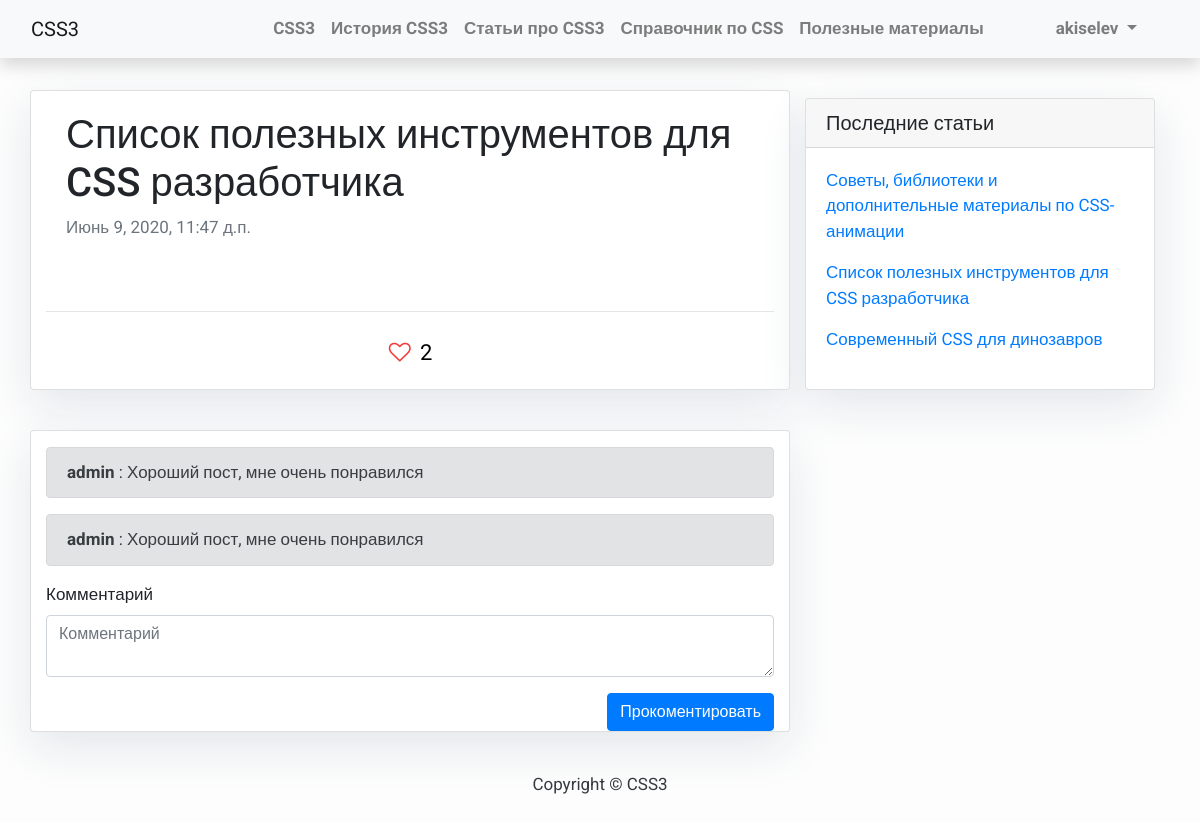
The app's page /post/spisok-poleznyh-instrumentov-dlya-css-razrabotchika/ (signed in) with its own data.
### blog/models.py (models this page shows, shortened)
class Post(models.Model):
    STATUS_CHOICES = (
        ('draft', 'В разработке'),
        ('published', 'Опубликована'),
    )
    title = models.CharField(max_length=250, verbose_name='Название')
    slug = models.SlugField(max_length=250, unique_for_date='publish', verbose_name='Слаг')
    author = models.ForeignKey(User, on_delete=models.CASCADE,
                               related_name='blog_posts')
    annotation = models.TextField(max_length=300, default='', verbose_name='Текст превью')
    body = tinymce_models.HTMLField(verbose_name='Текст')
    publish = models.DateTimeField(default=timezone.now, verbose_name='Время публикации')
    created = models.DateTimeField(auto_now_add=True, verbose_name='Время создания')
    updated = models.DateTimeField(auto_now=True, verbose_name='Время обновления')
    status = models.CharField(max_length=10, choices=STATUS_CHOICES, default='draft', verbose_name='Статус')
    class Meta:
        ordering = ('-publish',)
        verbose_name = 'Статья'
        verbose_name_plural = 'Статьи'
    objects = models.Manager()
    def get_absolute_url(self):
        return reverse('blog:post_detail', args=[self.slug])
    def has_like(self, user):
        return self.likes.filter(author=user).first()

class Comment(models.Model):
    post = models.ForeignKey(Post, on_delete=models.CASCADE, related_name='comments', verbose_name='Статья')
    author = models.ForeignKey(User, on_delete=models.CASCADE, related_name='blog_comments', default=None,
                               verbose_name='Автор')
    body = models.TextField(verbose_name='Комментарий')
    created = models.DateTimeField(auto_now_add=True, verbose_name='Время создания')
    active = models.BooleanField(default=True, verbose_name='Статус активности')
    class Meta:
        ordering = ('created',)
        verbose_name = 'Коментарий'
        verbose_name_plural = 'Коментарии'

### blog/views.py (the view, shortened to what this page needs)
# urls.py: path('post/<slug:slug>/', views.PostDetail.as_view(), name='post_detail'),
class PostDetail(generic.DetailView):
    model = Post
    template_name = 'blog/post_detail.html'
    def get(self, request, *args, **kwargs):
        comment_form = CommentForm()
        self.object = self.get_object()
        context = self.get_context_data(object=self.object, form=comment_form)
        return self.render_to_response(context)

### blog/forms.py
class CommentForm(forms.ModelForm):
    class Meta:
        model = Comment
        fields = ('body', )
        widgets = {
            'body': forms.Textarea(attrs={'rows': 2}),
        }

### blog/templatetags/blog_tags.py (called while the page is built)
@register.inclusion_tag('blog/tags/latest_posts.html')
def show_latest_posts(count=5):
    latest_posts = Post.objects.filter(status='published').order_by('-publish')[:count]
    return {'latest_posts': latest_posts}

### blog/templatetags/method.py (called while the page is built)
@register.filter
def method(value, arg):
    if hasattr(value, str(arg)):
        return getattr(value, str(arg))
    return "[%s has no method %s]" % (value, arg)

@register.filter
def call(value):
    if not callable(value):
        return "[%s is not callable]" % value
    return value()

@register.filter(name="with")
def with_(value, arg):
    if callable(value):
        return partial(value, arg)
    return "[%s is not callable]" % value

### templates/blog/post_detail.html (shortened to what this page needs)
{% extends 'base.html' %}
{% load bootstrap4 %}
{% block content %}
<div class="container">
    <div class="row">
        <div class="col-md-8 card mb-4  mt-3 left  top">
            <div class="card-body">
                <h1>{% block title %} {{ object.title }} {% endblock title %}</h1>
                <p class="text-muted">{{ post.created }}</p>
            </div>
            <hr>
            <div id="like-{{ post.id }}" class="d-flex justify-content-center mt-1 mb-3">
                {% include 'blog/widgets/like.html' with post=post%}
            </div>
        </div>
        {% include 'blog/widgets/sidebar.html' %}
        <div class="col-md-8 card mb-4  mt-3 left top pt-3">
            {% for comment in object.comments.all %}
            <div class="alert alert-secondary" role="alert">
                <b>{{ comment.author }}</b> : {{ comment.body }}
            </div>
            {% empty %}
            <div class="alert alert-secondary" role="alert">
                Пока никто еще не прокомментировал.
            </div>
            {% endfor %}
            <form action="{% url 'blog:post_detail' object.slug %}" method="post">
                {% bootstrap_form form %}
                <div class="d-flex justify-content-end">
                    {% buttons %}
                    <button type="submit" class="btn btn-primary">Прокоментировать</button>
                    {% endbuttons %}
                </div>
            </form>
        </div>
    </div>
</div>
{% endblock content %}

### templates/base.html (shortened to what this page needs)
{% load bootstrap4 %}
{% load staticfiles %}
<!DOCTYPE html>
<html>
<head>
    {% bootstrap_css %}
    <link href="https://stackpath.bootstrapcdn.com/font-awesome/4.7.0/css/font-awesome.min.css" rel="stylesheet">
    <link href="{% static 'css/base.css' %}" rel="stylesheet">
</head>
<body>
<nav class="navbar navbar-expand-lg navbar-light bg-light shadow" id="mainNav">
    <div class="container-fluid">
        <a class="navbar-brand" href="{% url 'blog:post_list' %}">CSS3</a>
        <div class="collapse navbar-collapse" id="navbarResponsive">
            <ul class="navbar-nav ml-auto">
                <li class="nav-item text-black">
                    <a class="nav-link text-black font-weight-bold {% if request.resolver_match.url_name == 'index' %} active {% endif %}"
                       href="{% url 'blog:index' %}">CSS3</a>
                </li>
                <li class="nav-item text-black">
                    <a class="nav-link text-black font-weight-bold {% if request.resolver_match.url_name == 'history' %} active {% endif %}"
                       href="{% url 'blog:history' %}">История CSS3</a>
                </li>
                <li class="nav-item text-black">
                    <a class="nav-link text-black font-weight-bold {% if request.resolver_match.url_name == 'post_list' %} active {% endif %}"
                       href="{% url 'blog:post_list' %}">Статьи про CSS3</a>
                </li>
                <li class="nav-item text-black">
                    <a class="nav-link text-black font-weight-bold {% if request.resolver_match.url_name == 'property_list' %} active {% endif %}"
                       href="{% url 'blog:property_list' %}">Справочник по CSS</a>
                </li>
                <li class="nav-item text-black">
                    <a class="nav-link text-black font-weight-bold {% if request.resolver_match.url_name == 'resources' %} active {% endif %}"
                       href="{% url 'blog:resources' %}">Полезные материалы</a>
                </li>
                {% if request.user.is_authenticated %}
                <li class="nav-item dropdown">
                    <a class="nav-link dropdown-toggle text-black font-weight-bold ml-5 mr-3 pl-3 pr-3" href="#"
                       role="button" data-toggle="dropdown"
                       aria-haspopup="true" aria-expanded="false">
                        {{ request.user.username }}
                    </a>
                </li>
                {% else %}
                <a class="nav-link text-black font-weight-bold ml-5 mr-3 pl-3 pr-3" href="{% url 'login' %}">Авторизоваться</a>
                {% endif %}
            </ul>
        </div>
    </div>
</nav>
{% block content %}{% endblock content %}
<footer class="py-3 bg-grey">
    <p class="m-0 text-dark text-center ">Copyright &copy; CSS3</p>
</footer>
</body>
</html>

### templates/blog/widgets/like.html
{% load method %}
<a class="like-post p-1 pr-2" href="javascript:like({{ post.id }});">
    <i class="fa {% if post|method:'has_like'|with:request.user|call %} fa-heart {% else %} fa-heart-o {% endif %} like-post-icon"
       aria-hidden="true"></i>
    <span class="like-post-text">{{ post.likes.count }}</span>
</a>

### templates/blog/tags/latest_posts.html
<div class="card-body">
    {% for post in latest_posts %}
        <p><a href="{{ post.get_absolute_url }}">{{ post.title }}</a></p>
    {% endfor %}
</div>

### static/css/base.css (style rules this page uses)
body { font-family: "Roboto", sans-serif; font-size: 17px; background-color: #fdfdfd; }
.shadow { box-shadow: 0 4px 2px -2px rgba(0, 0, 0, 0.1); }
.card { box-shadow: 0 16px 48px #E3E7EB; }
body { min-height: 100vh; position: relative; margin: 0; padding-bottom: 100px; }
footer { display: block; position: absolute; bottom: 0; height: 100px; width: 100%; }
.like-post { color: #000 }
.like-post-icon { padding: 5px; color: #ef3d3d; font-size: 22px; !important; }
.like-post-text { font-size: 22px; }

### records on screen
Post: title "Список полезных инструментов для CSS разработчика", created "Июнь 9, 2020, 11:47 д.п.", likes.count "2"
Post: title "Советы, библиотеки и дополнительные материалы по CSS-анимации"
Post: title "Современный CSS для динозавров"
Comment: author "admin", body "Хороший пост, мне очень понравился"
Comment: author "admin", body "Хороший пост, мне очень понравился"

### other values on screen
{{ request.user.username }} "akiselev"
